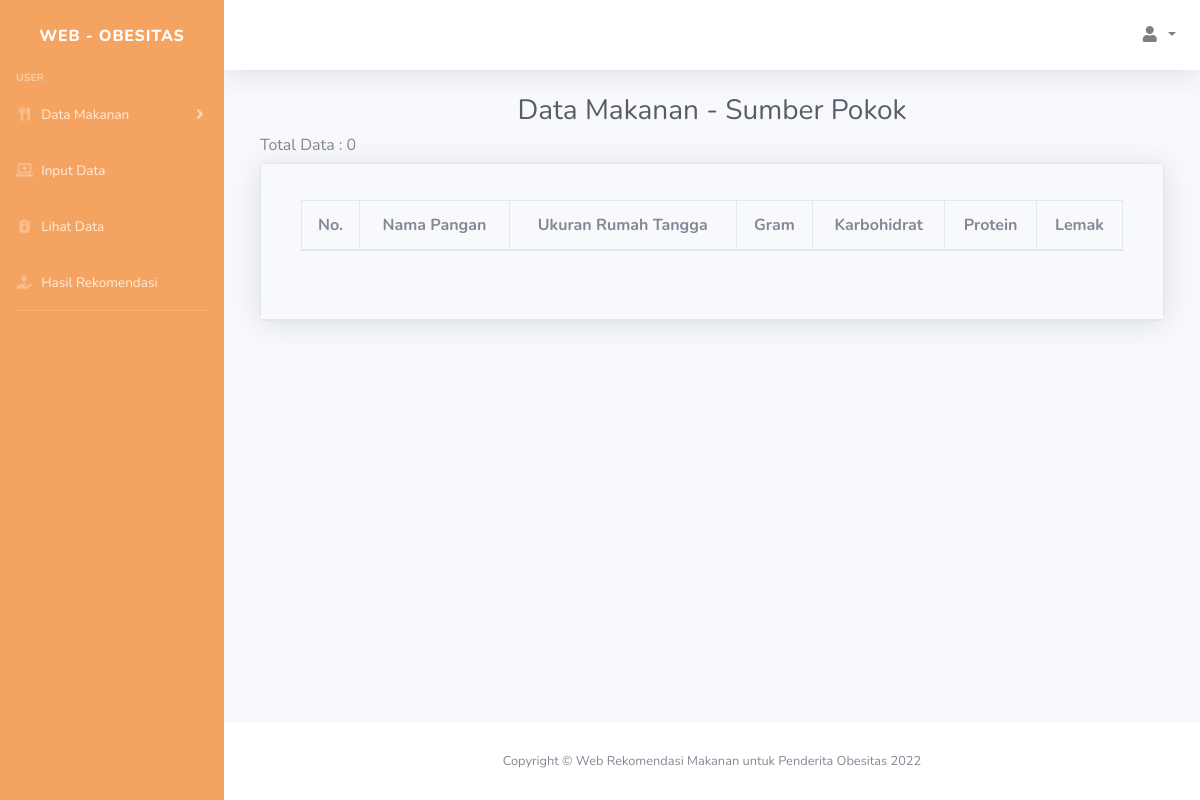
Page /web_obesitas/index.php/sumberpokok on the earlier database version.
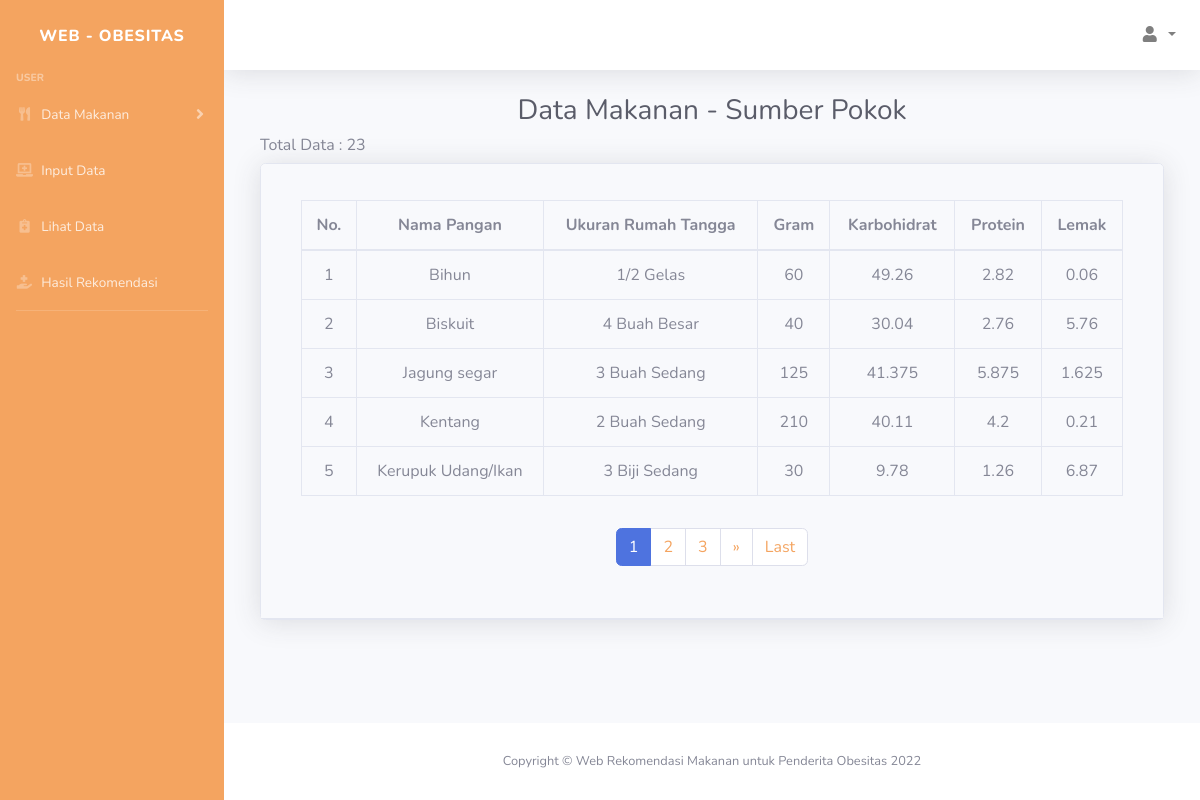
Same page on the later database version.
### tables this page shows
CREATE TABLE `sumber_pokok` (
  `Id` int(11) NOT NULL,
  `Nama_Pangan` varchar(255) NOT NULL,
  `URT` varchar(255) NOT NULL,
  `Gr` int(100) NOT NULL,
  `Karbohidrat` float NOT NULL,
  `Protein` float NOT NULL,
  `Lemak` float NOT NULL
);

### web_obesitas/application/controllers/SumberPokok.php (called while the page is built, shortened)
<?php
class SumberPokok extends CI_Controller
{
    public function __construct()
    {
        $this->load->model('Pokok_model');
        $this->load->library('form_validation');
    }
    public function index()
    {
        $this->load->model('Pokok_Model', 'Sumber_pokok');
        $data['title'] = 'Data Makanan - Sumber Pokok';
        $data['user'] = $this->db->get_where('user', ['email' =>
        $this->session->userdata('email')])->row_array();
        $this->load->library('pagination');
        $this->db->from('Sumber_pokok');
        $config['total_rows'] = $this->db->count_all_results();
        $data['total_rows'] = $config['total_rows'];
        $config['per_page'] = 5;
        $data['start'] = $this->uri->segment(3);
        $data['Sumber_pokok'] = $this->Sumber_pokok->getSumberPokok($config['per_page'], $data['start']);
        $this->load->view('templates/header', $data);
        $this->load->view('templates/sidebar');
        $this->load->view('templates/topbar');
        $this->load->view('sumberpokok/sumberpokok');
        $this->load->view('templates/footer');
    }
}

### web_obesitas/index.php (called while the page is built, shortened)
<?php
require_once BASEPATH.'core/CodeIgniter.php';

### web_obesitas/application/config/config.php (called while the page is built, shortened)
<?php
$config['base_url'] = 'http://localhost/web_obesitas/';
$config['index_page'] = '';
$config['uri_protocol']    = 'REQUEST_URI';
$config['url_suffix'] = '';
$config['language']    = 'english';
$config['charset'] = 'UTF-8';
$config['enable_hooks'] = FALSE;
$config['subclass_prefix'] = 'MY_';
$config['composer_autoload'] = FALSE;
$config['permitted_uri_chars'] = 'a-z 0-9~%.:_\-';
$config['enable_query_strings'] = FALSE;
$config['controller_trigger'] = 'c';
$config['function_trigger'] = 'm';
$config['directory_trigger'] = 'd';
$config['allow_get_array'] = TRUE;
$config['log_threshold'] = 0;
$config['log_path'] = '';
$config['log_file_extension'] = '';
$config['log_file_permissions'] = 0644;
$config['log_date_format'] = 'Y-m-d H:i:s';
$config['error_views_path'] = '';
$config['cache_path'] = '';
$config['cache_query_string'] = FALSE;
$config['encryption_key'] = '';
$config['sess_driver'] = 'files';
$config['sess_cookie_name'] = 'ci_session';
$config['sess_expiration'] = 7200;
$config['sess_save_path'] = NULL;
$config['sess_match_ip'] = FALSE;
$config['sess_time_to_update'] = 300;
$config['sess_regenerate_destroy'] = FALSE;
$config['cookie_prefix']    = '';
$config['cookie_domain']    = '';
$config['cookie_path']        = '/';
$config['cookie_secure']    = FALSE;
$config['cookie_httponly']     = FALSE;
$config['standardize_newlines'] = FALSE;
$config['global_xss_filtering'] = FALSE;
$config['csrf_protection'] = FALSE;
$config['csrf_token_name'] = 'csrf_test_name';
$config['csrf_cookie_name'] = 'csrf_cookie_name';
$config['csrf_expire'] = 7200;
$config['csrf_regenerate'] = TRUE;
$config['csrf_exclude_uris'] = array();
$config['compress_output'] = FALSE;
$config['time_reference'] = 'local';
$config['rewrite_short_tags'] = FALSE;
$config['proxy_ips'] = '';

### web_obesitas/application/models/Pokok_model.php (called while the page is built, shortened)
<?php
class Pokok_model extends CI_Model
{
    public function getSumberPokok($limit, $start)
    {
        return $this->db->get('Sumber_pokok', $limit, $start)->result_array();
    }
}

### web_obesitas/application/views/sumberpokok/sumberpokok.php (the view, shortened to what the changed rows need)
<?php
$role_id = $_SESSION['role_id'] == 1;
if ($role_id) {
?>
    <div class="container-fluid">
        <div class="row">
            <div class="container">
                <h3 class="h3 mb-2 text-gray-800">
                    <center><?= $title; ?></center>
                </h3>
                <?php if ($this->session->flashdata('flash')) : ?>
                    <div class="row mt-3">
                        <div class="col-md-6">
                            <div class="alert alert-success alert-dismissible fade show" role="alert">
                                Data Makanan - Sumber Pokok <strong>berhasil!</strong> <?= $this->session->flashdata('flash'); ?>.
                                <button type="button" class="close" data-dismiss="alert" aria-label="Close">
                                    <span aria-hidden="true">&times;</span>
                                </button>
                            </div>
                        </div>
                    </div>
                <?php endif; ?>
                <button class="btn btn-sm mb-3" style="background-color: #F4A460">
                    <a class="nav-link text-white" href="<?= base_url('sumberpokok/tambah'); ?>">Tambah Data Makanan</a></button>
                <h6>Total Data : <?= $total_rows; ?></h6>
                <div class="card shadow mb-4">
                    <div class="card-header py-3">
                        <div class="card-body">
                            <div class="table-responsive">
                                <table class="table table-bordered" colo id="dataTable" width="100%" cellspacing="0">
                                    <?php foreach ($Sumber_pokok as $row) : ?>
                                        <td>
                                            <center><?= ++$start ?> </center>
                                        </td>
                                        <td>
                                            <center><?= $row["Nama_Pangan"]; ?></center>
                                        </td>
                                        <td>
                                            <center><?= $row["URT"]; ?></center>
                                        </td>
                                        <td>
                                            <center><?= $row["Gr"]; ?></center>
                                        </td>
                                        <td>
                                            <center><?= $row["Karbohidrat"]; ?></center>
                                        </td>
                                        <td>
                                            <center><?= $row["Protein"]; ?></center>
                                        </td>
                                        <td>
                                            <center><?= $row["Lemak"]; ?></center>
                                        </td>
                                        <td>
                                            <center>
                                                <a href="<?= base_url('sumberpokok/ubah/'); ?><?= $row['Id']; ?>" class="badge text-white" style="background-color: #F4A460">Ubah</a>
                                                <a href="<?= base_url(('sumberpokok/hapus/' . $row['Id'])); ?>" class="badge badge-danger" onclick="return confirm('Anda Yakin ?');">Hapus</a>
                                            </center>
                                        </td>
                                        </tr>
                                    <?php endforeach; ?>
                            </div>
                            <thead>
                                <tr>
                                    <th>
                                        <center>No.</center>
                                    </th>
                                    <th>
                                        <center>Nama Pangan</center>
                                    </th>
                                    <th>
                                        <center>Ukuran Rumah Tangga</center>
                                    </th>
                                    <th>
                                        <center>Gram</center>
                                    </th>
                                    <th>
                                        <center>Karbohidrat</center>
                                    </th>
                                    <th>
                                        <center>Protein</center>
                                    </th>
                                    <th>
                                        <center>Lemak</center>
                                    </th>
                                    <th>
                                        <center>Aksi</center>
                                    </th>
                                </tr>
                            </thead>
                            </tbody>
                            </table>
                        </div>
                        <p>
                            <?= $this->pagination->create_links(); ?>
                    </div>
                </div>
            </div>
        <?php } else { ?>
            <div class="container-fluid">
                <div class="row">
                    <div class="container">
                        <h3 class="h3 mb-2 text-gray-800">
                            <center><?= $title; ?></center>
                        </h3>
                        <h6>Total Data : <?= $total_rows; ?></h6>
                        <div class="card shadow mb-4">
                            <div class="card-header py-3">
                                <div class="card-body">
                                    <div class="table-responsive">
                                        <table class="table table-bordered" colo id="dataTable" width="100%" cellspacing="0">
                                            <?php foreach ($Sumber_pokok as $row) : ?>
                                                <td>
                                                    <center><?= ++$start ?> </center>
                                                </td>
                                                <td>
                                                    <center><?= $row["Nama_Pangan"]; ?></center>
                                                </td>
                                                <td>
                                                    <center><?= $row["URT"]; ?></center>
                                                </td>
                                                <td>
                                                    <center><?= $row["Gr"]; ?></center>
                                                </td>
                                                <td>
                                                    <center><?= $row["Karbohidrat"]; ?></center>
                                                </td>
                                                <td>
                                                    <center><?= $row["Protein"]; ?></center>
                                                </td>
                                                <td>
                                                    <center><?= $row["Lemak"]; ?></center>
                                                </td>
                                            <?php endforeach; ?>
                                    </div>
                                    <thead>
                                        <tr>
                                            <th>
                                                <center>No.</center>
                                            </th>
                                            <th>
                                                <center>Nama Pangan</center>
                                            </th>
                                            <th>
                                                <center>Ukuran Rumah Tangga</center>
                                            </th>
                                            <th>
                                                <center>Gram</center>
                                            </th>
                                            <th>
                                                <center>Karbohidrat</center>
                                            </th>
                                            <th>
                                                <center>Protein</center>
                                            </th>
                                            <th>
                                                <center>Lemak</center>
                                            </th>
                                        </tr>
                                    </thead>
                                </div>
                                <p>
                                    <?= $this->pagination->create_links(); ?>
                            </div>
                        </div>
                    </div>
                <?php } ?>
                </div>
            </div>
        </div>
    </div>

Differences in the rows shown:
added sumber_pokok: Nama_Pangan "Bihun", URT "1/2 Gelas", Gr "60", Karbohidrat "49.26", Protein "2.82", Lemak "0.06"
added sumber_pokok: Nama_Pangan "Biskuit", URT "4 Buah Besar", Gr "40", Karbohidrat "30.04", Protein "2.76", Lemak "5.76"
added sumber_pokok: Nama_Pangan "Jagung segar", URT "3 Buah Sedang", Gr "125", Karbohidrat "41.375", Protein "5.875", Lemak "1.625"
added sumber_pokok: Nama_Pangan "Kentang", URT "2 Buah Sedang", Gr "210", Karbohidrat "40.11", Protein "4.2", Lemak "0.21"
added sumber_pokok: Nama_Pangan "Kerupuk Udang/Ikan", URT "3 Biji Sedang", Gr "30", Karbohidrat "9.78", Protein "1.26", Lemak "6.87"
Other differences:
$total_rows: "0" → "23"
$this->pagination->create_links(): (not shown) → "1 2 3 » Last"
